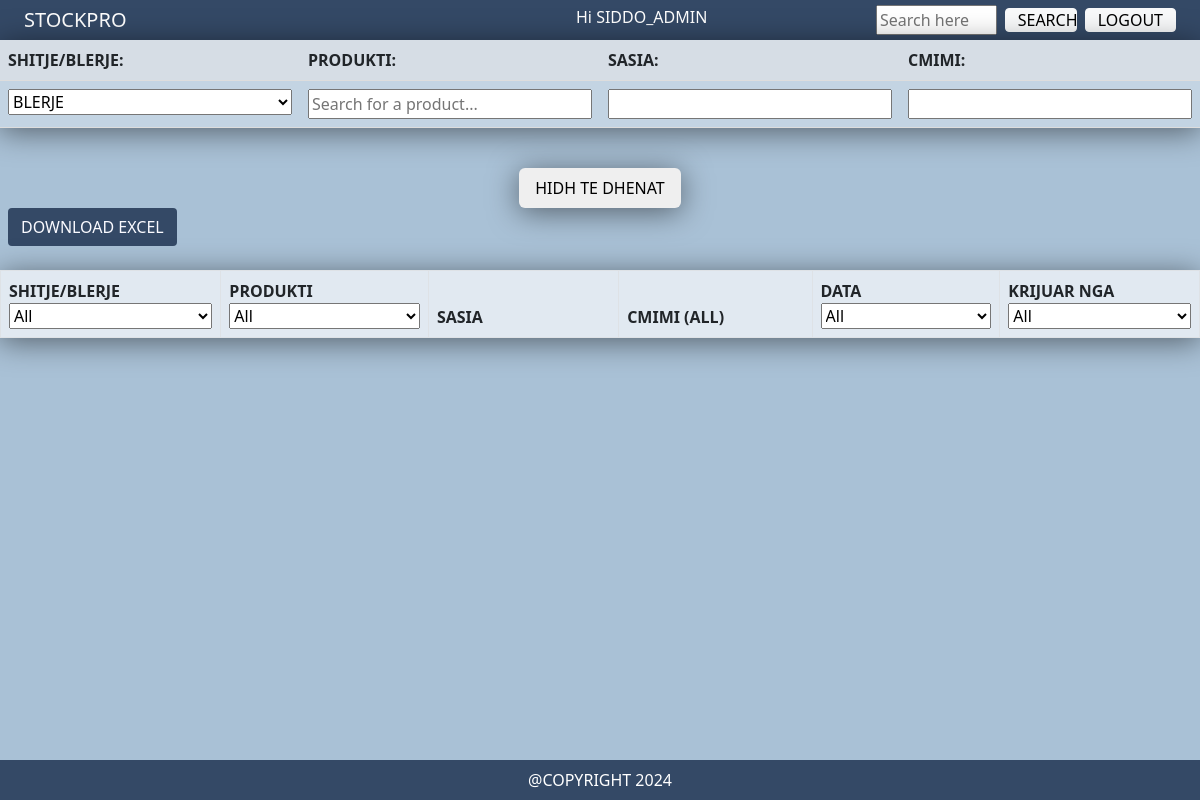
Page /daily_report/ (signed in) on the earlier database version.
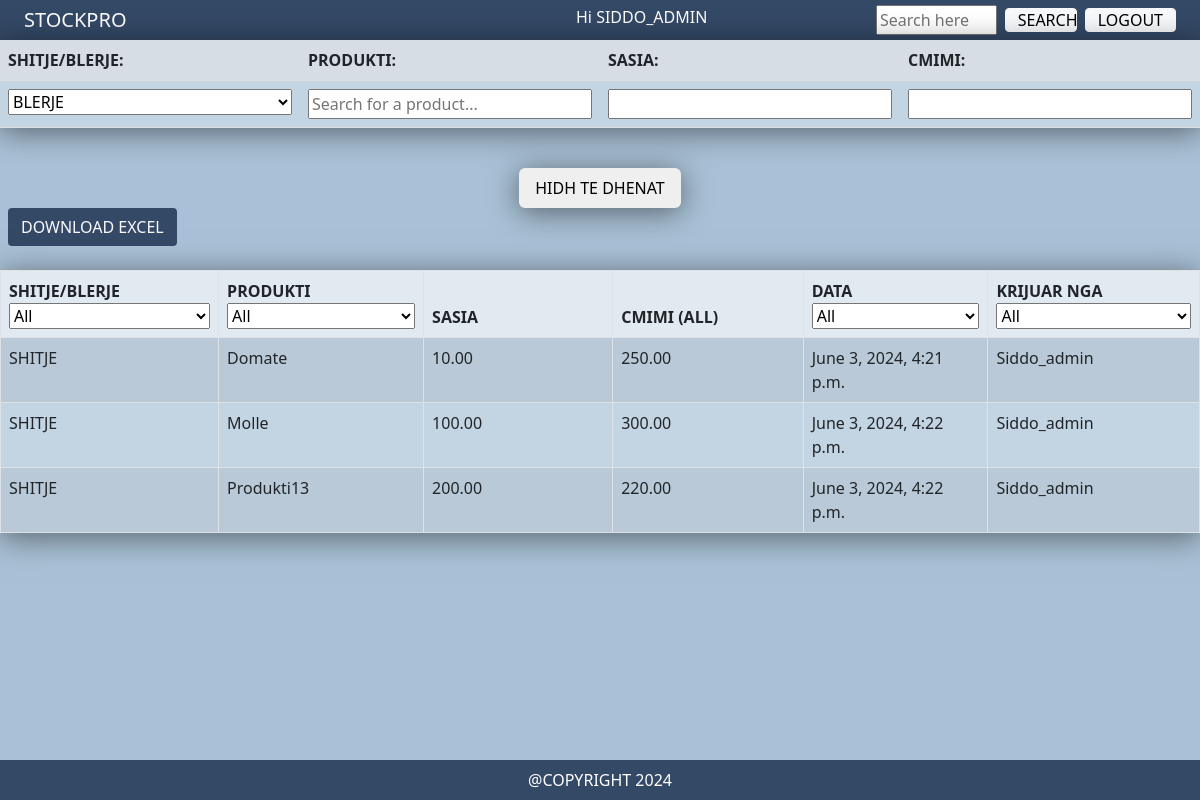
Same page on the later database version.
### product/models.py (models this page shows, shortened)
class DailyReport (models.Model):
    ACTION_CHOICES = [
        ('buy', 'BLERJE'),
        ('sale', 'SHITJE'),
    ]
    action = models.CharField(max_length=4, choices=ACTION_CHOICES, default = 'buy')
    product = models.ForeignKey('Product', on_delete=models.CASCADE, related_name='daily_reports')
    quantity = models.DecimalField(max_digits=20, decimal_places=2, default=0)
    price = models.DecimalField(max_digits=20, decimal_places=2, default=0)
    created_at = models.DateTimeField(auto_now_add=True)
    revenue = models.DecimalField(max_digits=20, decimal_places=2, default=0)
    cost= models.DecimalField(max_digits=20, decimal_places=2, default=0)
    created_by = models.ForeignKey(User, on_delete=models.SET_NULL, null=True)

class Product (models.Model):
    UNIT_CHOICES = [
        ('kg', 'Kilogram'),
        ('g', 'Gram'),
        ('L', 'Liter'),
        ('ml', 'Milliliter'),
        ('pcs', 'Cope'),
    ]
    name=models.CharField(max_length=255, unique=True)
    celja_quantity = models.DecimalField(default=0, decimal_places=2, max_digits=20, editable=False) #celja qe do llogaritet muaj per muaj
    actual_stock = models.DecimalField(default=0, decimal_places=2, max_digits=20) #stoku aktual per muajin aktual
    total_stock = models.DecimalField(default=0, decimal_places=2, max_digits=20) #stoku total per muajin e zgjedhur
    product_created_at = models.DateTimeField(auto_now_add=True) #kur eshte hedhur produkti ne sistem
    updated_at = models.DateTimeField(null=True, blank=True) #kur eshte bere ndonje ndryshim ne produkt (hedhje report, modifikim etj)
    notes = models.TextField (blank=True)  #momentalisht nuk jan editable
    created_by = models.ForeignKey(User, on_delete=models.PROTECT, null=True, related_name='created_products')
    last_modified_by = models.ForeignKey(User, on_delete=models.PROTECT, null=True)
    unit = models.CharField(max_length=10, choices=UNIT_CHOICES, default='kg')
    search_vector = SearchVectorField(null=True, editable = False)
    total_cost_per_product = models.DecimalField(max_digits=20, decimal_places=2, blank=True, null=True) #sa eshte shpenzuar per blerje per produktin e zgjedhur ne muajin e gjedhur
    total_revenue_per_product = models.DecimalField(max_digits=20, decimal_places=2, blank=True, null=True)#sa eshte gjeneruar fitim per produktin e zgjedhur ne muajin e gjedhur
    buys = models.DecimalField(max_digits=20, decimal_places=2, default=0) #sasia e blerjeve per produktin ne muajin e zgjedhur
    sales = models.DecimalField(max_digits=20, decimal_places=2, default=0)#sasia e shitjeve per produktin ne muajin e zgjedhur
    def __str__(self):
        return self.name

### product/views.py (the view)
# urls.py: path('daily_report/', views.daily_report, name='daily_report'),
@login_required
def daily_report(request):
    selected_product_id = request.GET.get('product_filter')
    if selected_product_id:
        daily_reports = DailyReport.objects.filter(product_id=selected_product_id, created_at__year=current_year,
        created_at__month=current_month)
    else:
        daily_reports = DailyReport.objects.filter(created_at__year=current_year,
        created_at__month=current_month)
    if request.method == 'POST':
        form = DailyReportForm(request.POST)
        if form.is_valid():
            action = form.cleaned_data['action']
            product_name = form.cleaned_data['product']
            quantity = form.cleaned_data['quantity']
            price = form.cleaned_data['price']
            product = get_object_or_404(Product, name=product_name)
            if action == 'sale':
                 if int(quantity)  > product.actual_stock:
                    form.add_error(None, 'Po perpiqesh te shtosh shitje me sasi me te madhe se stoku aktual... Te lutem rikontrollo shifrat')
                    return render(request, 'product/daily_report.html', {'form': form, 'daily_reports': daily_reports})
            daily_report = DailyReport(
                action=action,
                product=product,
                quantity=quantity,
                price=price
            )
            current_user = request.user
            daily_report.created_by = current_user
            daily_report.save()
            product.updated_at = timezone.now()
            product.save()
            return redirect('daily_report')  # redirect tek e njejta faqe pasi ti e ruan reportin
    else:
        form = DailyReportForm()
    daily_reports = DailyReport.objects.filter(created_at__year=current_year,
        created_at__month=current_month)
    return render(request, 'product/daily_report.html', {'form': form, 'daily_reports': daily_reports})

### product/forms.py
class DailyReportForm(forms.Form):
    action = forms.ChoiceField(choices=DailyReport.ACTION_CHOICES, label='SHITJE/BLERJE')
    product = forms.CharField(label='PRODUKTI', widget=forms.TextInput(attrs={'placeholder': 'Search for a product...', 'id': 'product-search'}))
    quantity = forms.DecimalField(max_digits=20, decimal_places=2, label='SASIA')
    price = forms.DecimalField(max_digits=20, decimal_places=2, label='CMIMI')

### product/templates/product/daily_report.html (shortened to what this page needs)
{% extends 'core/base.html' %}
{% load humanize %}
{% block content %}
<form method="post">
    <table class="table table-striped table-hover custom-bg custom-shadow">
        <tr class="custom-row">
            {% for field in form %}
            <th>{{ field.label_tag }}</th>
            {% endfor %}
        </tr>
        <tr>
            {% for field in form %}
            <td> {% if field.name == "product" %}
                {{ field }}
            {% else %}
                {{ field }}
            {% endif %}
            </td>
            {% endfor %}
        </tr>
    </table> <br>
    <button type="submit" class="d-block mx-auto custom-shadow custom-btn">HIDH TE DHENAT</button>
</form>
    <button onclick="submitForm()" class="btn blue-btn d-flex align-items-center mx-2">DOWNLOAD EXCEL</button>
    <br>
<div class=" ">
<table id="daily_report" class="table table-bordered table-striped table-hover custom-bg custom-shadow">
    <thead>
        <tr class="custom-row">
            <th>SHITJE/BLERJE</th>
            <th>PRODUKTI</th>
            <th>SASIA</th>
            <th>CMIMI (ALL)</th>
            <th>DATA</th>
            <th>KRIJUAR NGA</th>
        </tr>
    </thead>
    <tbody>
        {% for report in daily_reports %}
        <tr class="custom-hover">
            <td>{{ report.get_action_display }}</td>
            <td>{{ report.product }}</td>
            <td class="number">{{ report.quantity|intcomma }}</td>
            <td class="number">{{ report.price|intcomma }}</td>
            <td class="number">{{ report.created_at }}</td>
            <td class="number">{{ report.created_by }}</td>
        </tr>
        {% endfor %}
    </tbody>
</table>
</div>
{% endblock %}

### core/templates/core/base.html (shortened to what this page needs)
{% load static %}
<!DOCTYPE html>
<html lang="en">
<head>
    <link href="https://cdn.jsdelivr.net/npm/bootstrap@5.0.2/dist/css/bootstrap.min.css" rel="stylesheet">
    <link rel="stylesheet" href="https://code.jquery.com/ui/1.12.1/themes/base/jquery-ui.css">
    <link rel="stylesheet" href="{% static 'style.css' %}">
</head>
<body>
    <nav class="d-flex justify-content-between align-items-center custom-nav-bg" style="max-width: 100vw;">
        <div class="ms-4 text-white fs-5"><a href="{% url 'index' %}" class="text-decoration-none text-reset">STOCKPRO</a></div>
        <div class="d-flex justify-content-between w-50 me-4">
            {% if user.is_authenticated %}
            <div class="text-center text-white">Hi {{ user.username|upper }}</div>
            <div class="d-flex justify-content-between w-50">
            <form action="{% url 'search_results' %}" method="GET" class="d-flex align-items-center">
                <input type="text" name="q" id="search" placeholder="Search here">
                <button type="submit" class="btn btn-light d-flex align-items-center mx-2" style="height: 1.5rem;width: 6vw; ">SEARCH</button>
              </form>
            <form method="post" action="{% url 'logout' %}" class="d-flex align-items-center justify-content-center my-auto" style="height: 1.5rem;">
                <button type="submit" class="btn btn-light d-flex align-items-center text-center btn-hover" style="height: 1.5rem;">LOGOUT</button>
            </form>
            {% else %}
            <div class="ms-auto d-flex">
                <a href="{% url 'signup' %}" class="btn btn-light d-flex align-items-center btn-hover" style="height: 1.5rem;">REGISTER</a>
                <a href="{% url 'login' %}" class="btn btn-light mx-2 d-flex align-items-center btn-hover" style="height: 1.5rem;">LOGIN</a>
            </div>
            {% endif %}
        </div>
        </div>
    </nav>
    <main>
    {% block content %}
    {% endblock %}
    <br>
    </main>
    <br>
    <footer class="footer fixed-bottom custom-nav-bg text-white d-flex justify-content-center align-items-center"> @COPYRIGHT 2024 </footer>
</body>

### static/style.css (style rules this page uses)
html, body { max-width: 100vw; margin: 0; }
body { background-color: #a9c1d6; display: grid; grid-template-rows: auto 1fr auto; min-height: 100vh; }
a { text-decoration: none; color: #0D1821; }
main { grid-row: 2; }
.custom-nav-bg { background-color: #344966; height:5vh; }
.blue-btn { background-color: #344966; color: #FAFAFF; }
.custom-bg { background-color: rgba(255, 255, 255, 0.3); }
.custom-shadow { box-shadow: 0 4px 30px rgba(0, 0, 0, 0.5); }
.custom-btn { border: none; border-radius: 6px; padding: 8px 16px; }
.custom-row { background-color: rgba(255, 255, 255, 0.5); }

### product/templates/product/daily_report.html (style rules this page uses)
table { border-collapse: collapse; width: 100%; }
th, td { padding: 8px; width: 25vw; text-align: left; border-bottom: 1px solid #ddd; }
input, select { width: 100%; }

Differences in the rows shown:
added DailyReport: action "SHITJE", product "Domate", quantity "10.00", price "250.00", created_at "June 3, 2024, 4:21 p.m.", created_by "Siddo_admin"
added DailyReport: action "SHITJE", product "Molle", quantity "100.00", price "300.00", created_at "June 3, 2024, 4:22 p.m.", created_by "Siddo_admin"
added DailyReport: action "SHITJE", product "Produkti13", quantity "200.00", price "220.00", created_at "June 3, 2024, 4:22 p.m.", created_by "Siddo_admin"
